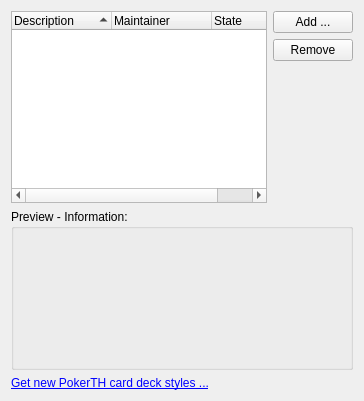
           <widget class="QWidget" name="tab_4">
            <attribute name="title">
             <string>Card Deck</string>
            </attribute>
            <layout class="QGridLayout" name="gridLayout_14">
             <item row="0" column="1">
              <layout class="QVBoxLayout" name="verticalLayout_2">
               <item>
                <widget class="QPushButton" name="pushButton_addCardDeckStyle">
                 <property name="text">
                  <string>Add ...</string>
                 </property>
                </widget>
               </item>
               <item>
                <widget class="QPushButton" name="pushButton_removeCardDeckStyle">
                 <property name="text">
                  <string>Remove</string>
                 </property>
                </widget>
               </item>
               <item>
                <spacer name="verticalSpacer_333">
                 <property name="orientation">
                  <enum>Qt::Orientation::Vertical</enum>
                 </property>
                 <property name="sizeHint" stdset="0">
                  <size>
                   <width>20</width>
                   <height>17</height>
                  </size>
                 </property>
                </spacer>
               </item>
              </layout>
             </item>
             <item row="1" column="0" colspan="2">
              <widget class="QGroupBox" name="groupBox_14">
               <property name="title">
                <string>Preview - Information:</string>
               </property>
               <layout class="QGridLayout" name="gridLayout_16">
                <item row="0" column="0">
                 <widget class="QLabel" name="label_cardDeckStylePreview">
                  <property name="minimumSize">
                   <size>
                    <width>160</width>
                    <height>120</height>
                   </size>
                  </property>
                  <property name="maximumSize">
                   <size>
                    <width>160</width>
                    <height>120</height>
                   </size>
                  </property>
                  <property name="text">
                   <string/>
                  </property>
                 </widget>
                </item>
                <item row="0" column="1">
                 <widget class="QLabel" name="label_cardDeckStyleInfo">
                  <property name="text">
                   <string/>
                  </property>
                  <property name="textFormat">
                   <enum>Qt::TextFormat::RichText</enum>
                  </property>
                  <property name="alignment">
                   <set>Qt::AlignmentFlag::AlignLeading|Qt::AlignmentFlag::AlignLeft|Qt::AlignmentFlag::AlignTop</set>
                  </property>
                 </widget>
                </item>
               </layout>
              </widget>
             </item>
             <item row="2" column="0" colspan="2">
              <widget class="QLabel" name="label_56">
               <property name="text">
                <string>&lt;!DOCTYPE HTML PUBLIC &quot;-//W3C//DTD HTML 4.0//EN&quot; &quot;http://www.w3.org/TR/REC-html40/strict.dtd&quot;&gt;
&lt;html&gt;&lt;head&gt;&lt;meta name=&quot;qrichtext&quot; content=&quot;1&quot; /&gt;&lt;style type=&quot;text/css&quot;&gt;
p, li { white-space: pre-wrap; }
&lt;/style&gt;&lt;/head&gt;&lt;body&gt;
&lt;p style=&quot; margin-top:0px; margin-bottom:0px; margin-left:0px; margin-right:0px; -qt-block-indent:0; text-indent:0px;&quot;&gt;&lt;a href=&quot;http://cdstyles.pokerth.net/&quot;&gt;&lt;span style=&quot; text-decoration: underline; color:#0000ff;&quot;&gt;Get new PokerTH card deck styles ...&lt;/span&gt;&lt;/a&gt;&lt;/p&gt;&lt;/body&gt;&lt;/html&gt;</string>
               </property>
               <property name="openExternalLinks">
                <bool>true</bool>
               </property>
              </widget>
             </item>
             <item row="0" column="0">
              <widget class="QTreeWidget" name="treeWidget_cardDeckStyles">
               <property name="indentation">
                <number>5</number>
               </property>
               <property name="rootIsDecorated">
                <bool>false</bool>
               </property>
               <property name="itemsExpandable">
                <bool>false</bool>
               </property>
               <property name="sortingEnabled">
                <bool>true</bool>
               </property>
               <property name="allColumnsShowFocus">
                <bool>true</bool>
               </property>
               <attribute name="headerShowSortIndicator" stdset="0">
                <bool>true</bool>
               </attribute>
               <column>
                <property name="text">
                 <string>Description</string>
                </property>
               </column>
               <column>
                <property name="text">
                 <string>Maintainer</string>
                </property>
               </column>
               <column>
                <property name="text">
                 <string>State</string>
                </property>
               </column>
              </widget>
             </item>
            </layout>
           </widget>
